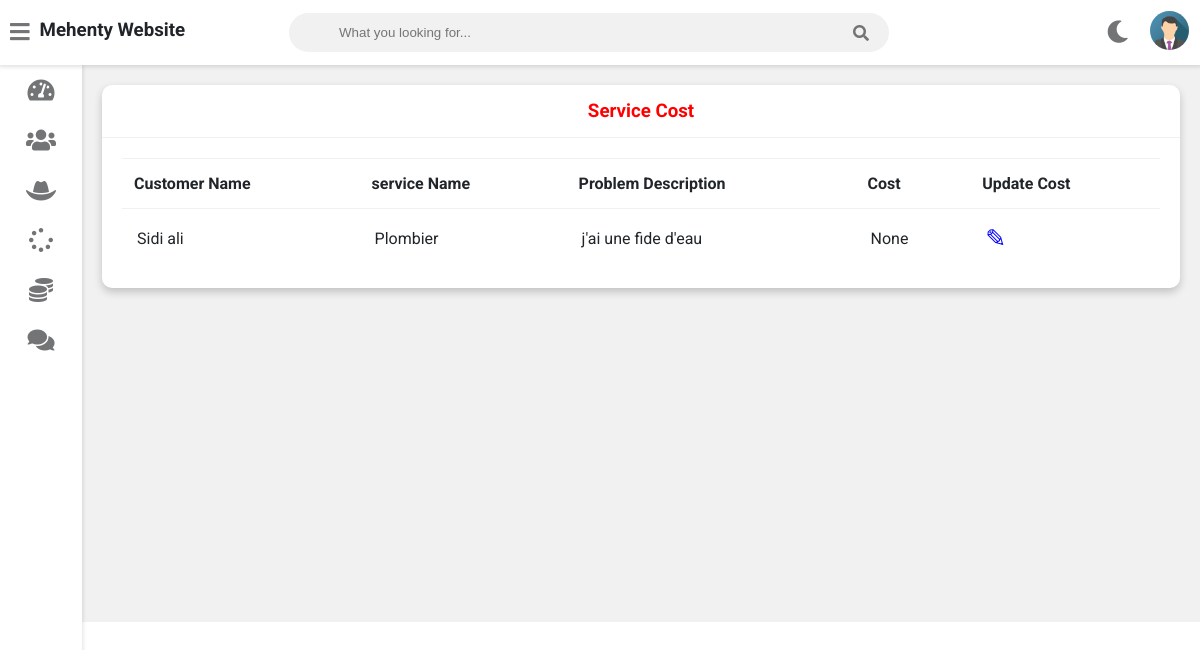
The app's page /admin-view-service-cost (signed in) with its own data.
### service/models.py (models this page shows, shortened)
class Customer(models.Model):
    user=models.OneToOneField(User,on_delete=models.CASCADE)
    profile_pic= models.ImageField(upload_to='profile_pic/CustomerProfilePic/',null=True,blank=True)
    address = models.CharField(max_length=40)
    mobile = models.CharField(max_length=20,null=False)
    @property
    def get_name(self):
        return self.user.first_name+" "+self.user.last_name
    def __str__(self):
        return self.user.first_name

class Request(models.Model):
    cat=(('Plumbing', 'Plumbing'),('Electricity', 'Electricity'),('Painting', 'Painting'),('Carpentry', 'Carpentry'))
    category=models.CharField(max_length=50,choices=cat)
    service_no=models.PositiveIntegerField(null=False)
    service_name = models.CharField(max_length=40,null=False)
    problem_description = models.CharField(max_length=500,null=False)
    date=models.DateField(auto_now=True)
    cost=models.PositiveIntegerField(null=True)
    customer=models.ForeignKey('Customer', on_delete=models.CASCADE,null=True)
    Technician=models.ForeignKey('Technician',on_delete=models.CASCADE,null=True)
    stat=(('Pending','Pending'),('Approved','Approved'),('Repairing','Repairing'),('Repairing Done','Repairing Done'),('Released','Released'))
    status=models.CharField(max_length=50,choices=stat,default='Pending',null=True)

### service/views.py (the view)
# urls.py: path('admin-view-service-cost',views.admin_view_service_cost_view,name='admin-view-service-cost'),
@login_required(login_url='adminlogin')
def admin_view_service_cost_view(request):
    enquiry=models.Request.objects.all().order_by('-id')
    customers=[]
    for enq in enquiry:
        customer=models.Customer.objects.get(id=enq.customer_id)
        customers.append(customer)
    print(customers)
    return render(request,'service/admin_view_service_cost.html',{'data':zip(customers,enquiry)})

### templates/service/admin_view_service_cost.html
{% extends 'service/adminbase.html' %}
{% block content %}
	<div class="wrapper">
		<div class="row">
			<div class="col-12 col-m-12 col-sm-12">
				<div class="card">
					<div class="card-header">
						<h3 style="color:red; text-align:center" >Service Cost
						</h3>
					</div>
					<div class="card-content">
						<table>
							<thead>
                <tr>
                  <th>Customer Name</th>
                  <th>service Name</th>
                  <th>Problem Description</th>
                  <th>Cost</th>
                  <th>Update Cost</th>
                </tr>
							</thead>
							<tbody>
                {% for c,r in data %}
                <tr>
                  <td> {{c.get_name}}</td>
                  <td> {{r.service_name}}</td>
                  <td>{{r.problem_description}}</td>
                  <td>{{r.cost}}</td>
                  <td><a  style="color:blue; text-decoration:none;font-size:25px;" href="{% url 'update-cost' r.id  %}">&#9998;</a></td>
                </tr>
                {% endfor %}
							</tbody>
						</table>
					</div>
				</div>
			</div>
		</div>
<br><br><br><br><br><br><br><br><br><br><br><br><br><br><br><br>
	</div>
{% endblock content %}

### static/style.css (style rules this page uses)
:root { --primary-color: #4834d4; --success-color: #6ab04c; --warning-color: #f0932b; --danger-color: #eb4d4b; --light-color: #212529; --light-second-color: #727475; --light-background: #ffffff; --light-second-background: #f1f1f1; --dark-color: #909090; --dark-second-color: #f5f6fa; --dark-background: #23242D; --dark-second-background: #181818; }
.light { --main-bg-color: var(--light-background); --second-bg-color: var(--light-second-background); --main-color: var(--light-color); --second-color: var(--light-second-color); }
* { box-sizing: border-box; }
body { font-family: 'Roboto', sans-serif; background: var(--main-bg-color); color: var(--main-color); margin: 0; }
.wrapper { padding: 10px; margin-left: 82px; padding-top: 75px; background: var(--second-bg-color); transition: margin-left .5s; }
.row { display: flex; flex-wrap: wrap; flex-direction: row; }
.row:after, .row:before { box-sizing: border-box; }
[class*="col-"] { padding: 10px; }
@media only screen and (min-width: 600px) { .col-sm-12 { width: 100%; } }
@media only screen and (min-width: 768px) { .col-m-12 { width: 100%; } }
@media only screen and (min-width: 992px) { .col-12 { width: 100%; } }
.card { background: var(--main-bg-color); color: var(--main-color); border-radius: 10px; margin-bottom: 10px; box-shadow: 0 4px 8px 0 rgba(0,0,0,0.2); }
.card-header { padding: 15px 30px; border-bottom: 1px solid var(--second-bg-color); position: relative; }
.card-header h3 { margin: 0; }
.card-content { padding: 20px; overflow-x: auto; }
table { border-collapse: collapse; width: 100%; }
table td { border-top: 1px solid var(--second-bg-color); padding: 15px; }
table th { border-top: 1px solid var(--second-bg-color); border-bottom: 1px solid var(--second-bg-color); padding: 15px 12px; text-align: left; }

### records on screen
Customer: get_name "Sidi ali", service_name "Plombier", problem_description "j'ai une fide d'eau", cost "None"
